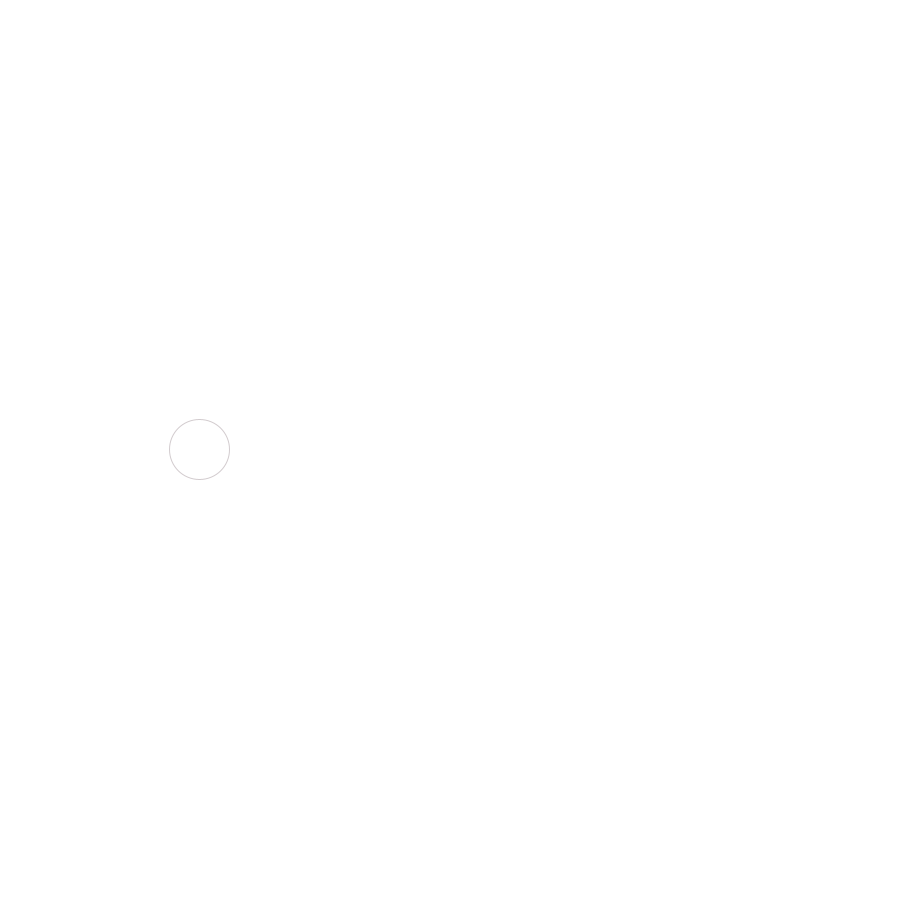
Frame 1 (no input)
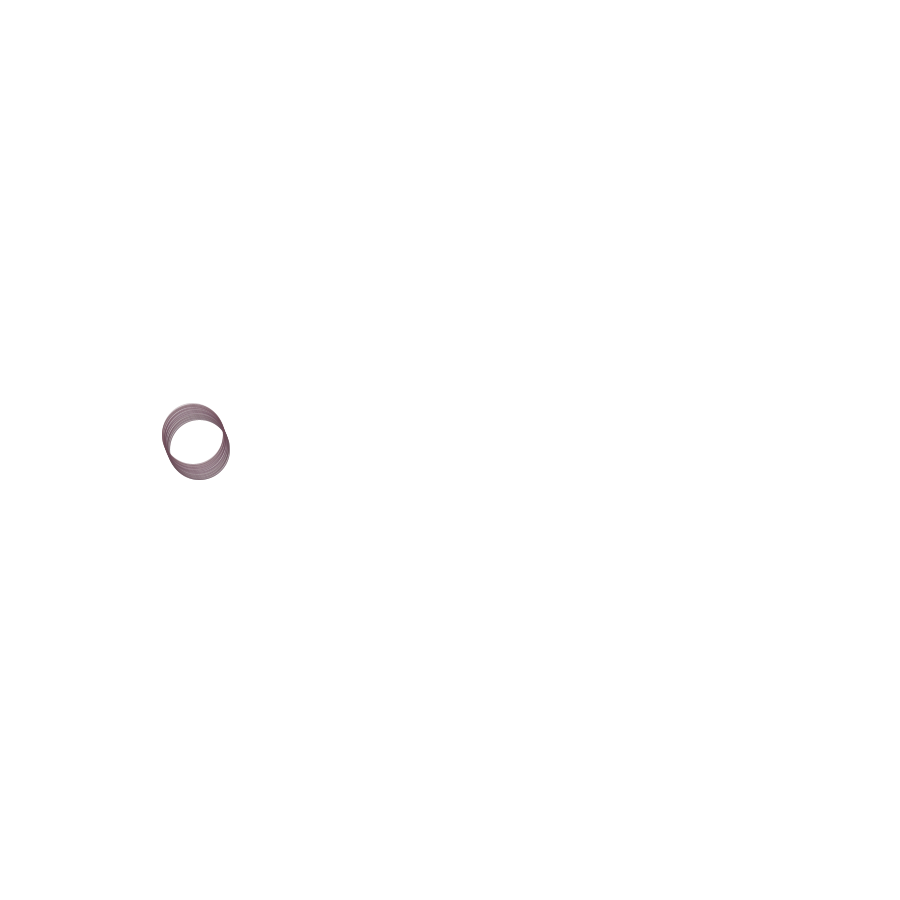
Frame 60 (the mouse pressed at the canvas centre just before this capture)
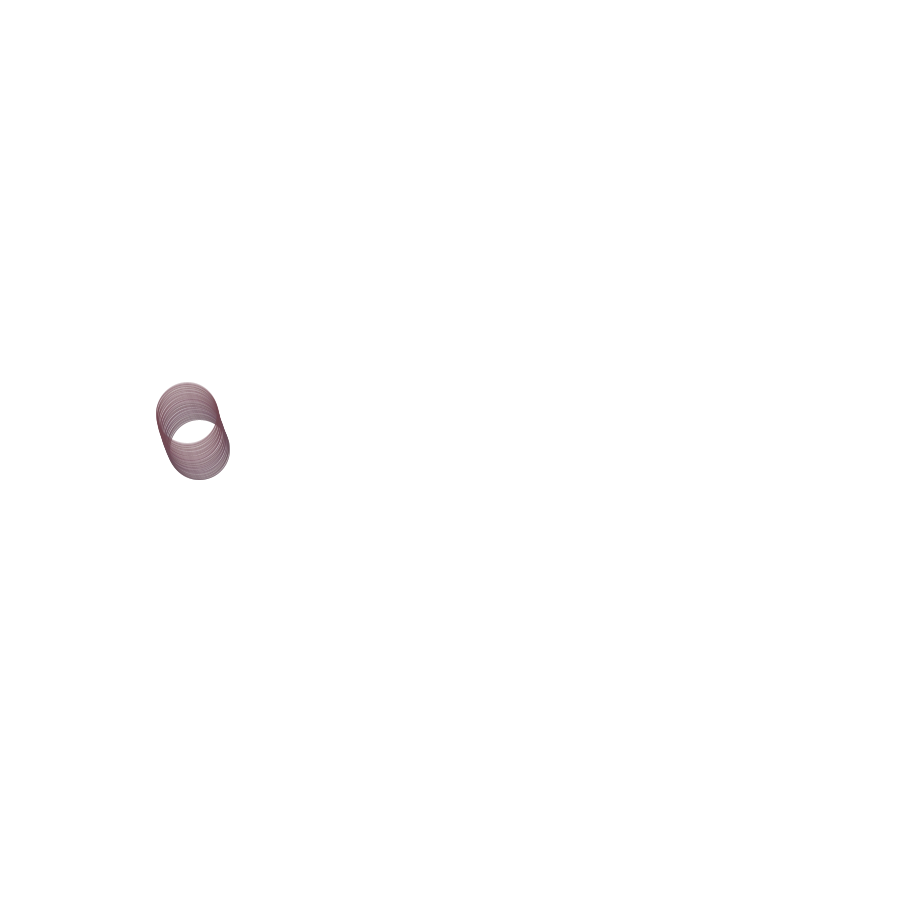
Frame 120 (the mouse held since frame 60 and released just before this capture)

The Processing sketch that drew these frames (run headless with seeded random() and noise(); from frame 60 on, the mouse is pressed at the canvas centre):

// Processing sketch: processing_56980
// ── processing_56980.pde

float x,y,r,g,b,alfa= 0;
float VarY = random(10);
float VarX = random(10);
float VarR = random(10);
float Varr = random(255);
float Varg = random(255);
float Varb = random(255);
float VarA = random(100);
float VarAng = random(100);
float radio,angulo;

void setup(){
  size(900,900);
  background(255,255,255);
  smooth();
  noFill();
}

void draw(){
  translate(width/2,height/2);
  sumas();
  angulo+=2*noise(VarAng)-1;
  float rad = (radians(angulo));
  
  x = cos(rad)*((noise(VarX)*400)-400);
  y = sin(rad)*((noise(VarY)*400)-400);
   radio = 50 + (noise(VarR)*50);
    r = noise(Varr)*255;
    g = noise(Varg)*255;
    b = noise(Varb)*255;
    alfa = noise(VarA)*100;
    stroke(r,g,b,alfa);
    ellipse(x,y,radio,radio);
}
void mouseClicked(){
  background(255);
}
void sumas(){
   VarY -=0.0005;
   VarX += 0.0005;
   VarR += 0.0005;
   Varr += 0.0005;
   Varg += 0.0005;
   Varb += 0.0005;
   VarA += 0.0005;
   VarAng += 0.001;
}
